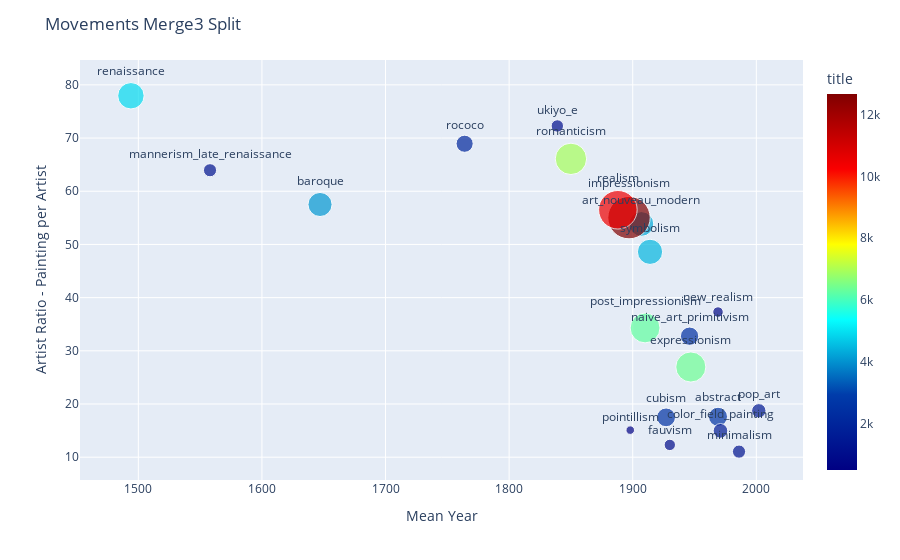

Notebook cell for this chart:
### Code cell
fig3 =px.scatter(df_mov3,x='mean_year',y='artist_ratio',size='title',text='movement',
               hover_name="movement",color="title",size_max=30,color_continuous_scale='jet')
fig3.update_traces(textposition='top center')
fig3.update_layout(title='Movements Merge3 Split',
    xaxis={'title':'Mean Year'},
    yaxis={'title':'Artist Ratio - Painting per Artist'})

fig3.show()

### Figure 1 — Plotly figure (JSON) as saved in the notebook; plotly's stock layout.template omitted (floating-point values rounded to 4 significant figures)
{"data": [{"hovertemplate": "<b>%{hovertext}</b><br><br>mean_year=%{x}<br>artist_ratio=%{y}<br>title=%{marker.color}<br>movement=%{text}<extra></extra>", "hovertext": ["abstract", "art_nouveau_modern", "baroque", "color_field_painting", "cubism", "expressionism", "fauvism", "impressionism", "mannerism_late_renaissance", "minimalism", "naive_art_primitivism", "new_realism", "pointillism", "pop_art", "post_impressionism", "realism", "renaissance", "rococo", "romanticism", "symbolism", "ukiyo_e"], "legendgroup": "", "marker": {"color": [2536, 4308, 4083, 1510, 2483, 6389, 911, 12660, 1215, 1226, 2358, 783, 513, 1460, 6276, 10456, 4911, 2068, 6939, 4472, 1084], "coloraxis": "coloraxis", "size": [2536, 4308, 4083, 1510, 2483, 6389, 911, 12660, 1215, 1226, 2358, 783, 513, 1460, 6276, 10456, 4911, 2068, 6939, 4472, 1084], "sizemode": "area", "sizeref": 14.07, "symbol": "circle"}, "mode": "markers+text", "name": "", "orientation": "v", "showlegend": false, "text": ["abstract", "art_nouveau_modern", "baroque", "color_field_painting", "cubism", "expressionism", "fauvism", "impressionism", "mannerism_late_renaissance", "minimalism", "naive_art_primitivism", "new_realism", "pointillism", "pop_art", "post_impressionism", "realism", "renaissance", "rococo", "romanticism", "symbolism", "ukiyo_e"], "textposition": "top center", "type": "scatter", "x": [1969, 1907, 1647, 1971, 1927, 1947, 1930, 1897, 1558, 1986, 1946, 1969, 1898, 2002, 1910, 1888, 1494, 1764, 1850, 1914, 1839], "xaxis": "x", "y": [17.61, 53.85, 57.51, 14.95, 17.49, 26.96, 12.31, 55.04, 63.95, 11.05, 32.75, 37.29, 15.09, 18.72, 34.3, 56.52, 77.95, 68.93, 66.09, 48.61, 72.27], "yaxis": "y"}], "layout": {"coloraxis": {"colorbar": {"title": {"text": "title"}}, "colorscale": [[0, "rgb(0,0,131)"], [0.2, "rgb(0,60,170)"], [0.4, "rgb(5,255,255)"], [0.6, "rgb(255,255,0)"], [0.8, "rgb(250,0,0)"], [1, "rgb(128,0,0)"]]}, "legend": {"itemsizing": "constant", "tracegroupgap": 0}, "margin": {"t": 60}, "title": {"text": "Movements Merge3 Split"}, "xaxis": {"anchor": "y", "domain": [0, 1], "title": {"text": "Mean Year"}}, "yaxis": {"anchor": "x", "domain": [0, 1], "title": {"text": "Artist Ratio - Painting per Artist"}}}}
